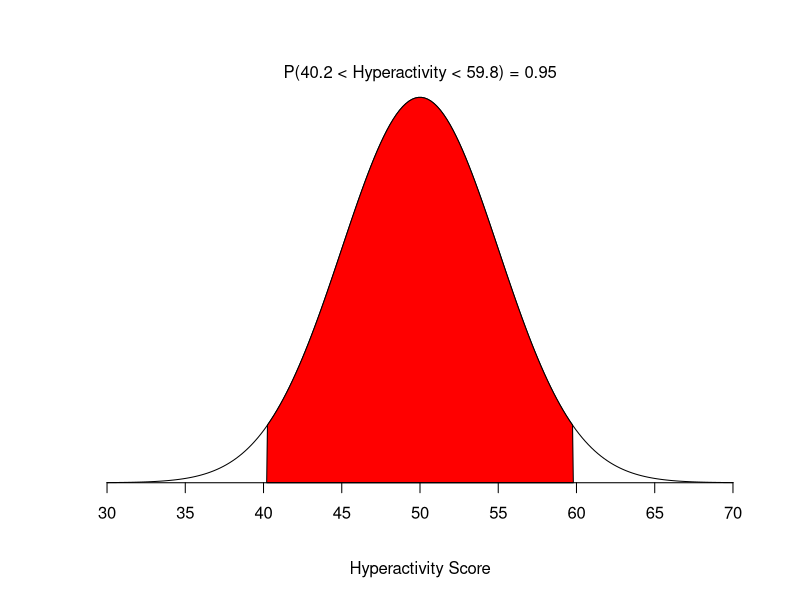
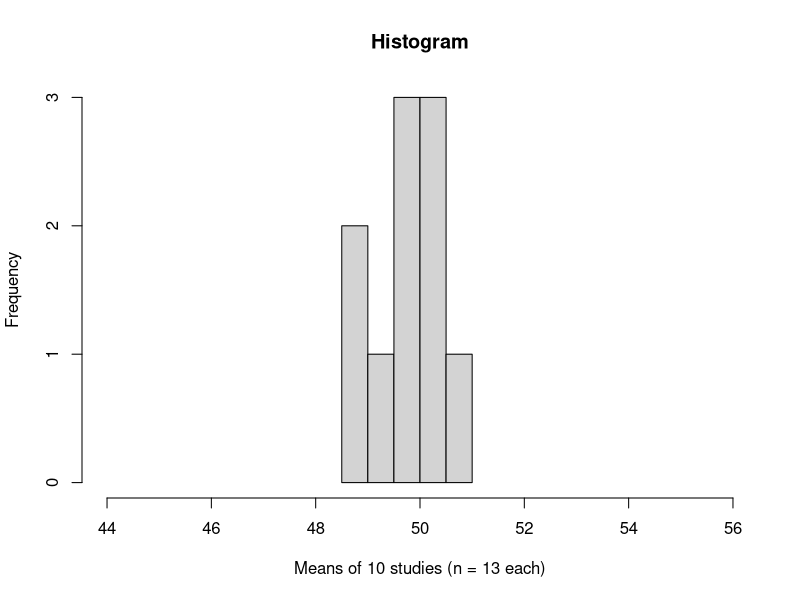
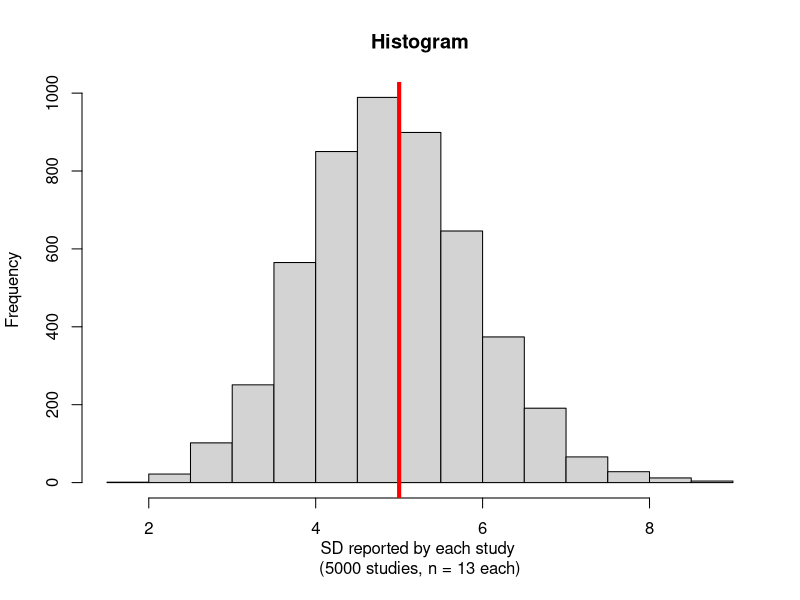
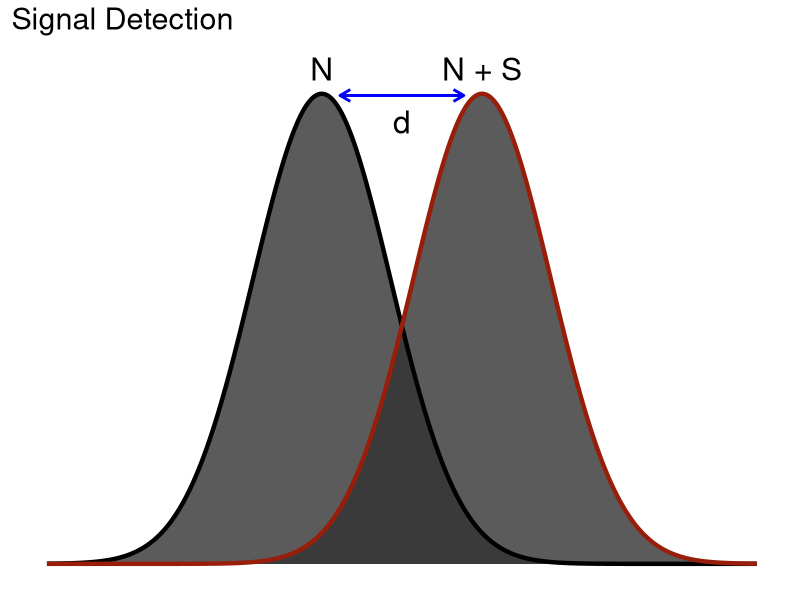
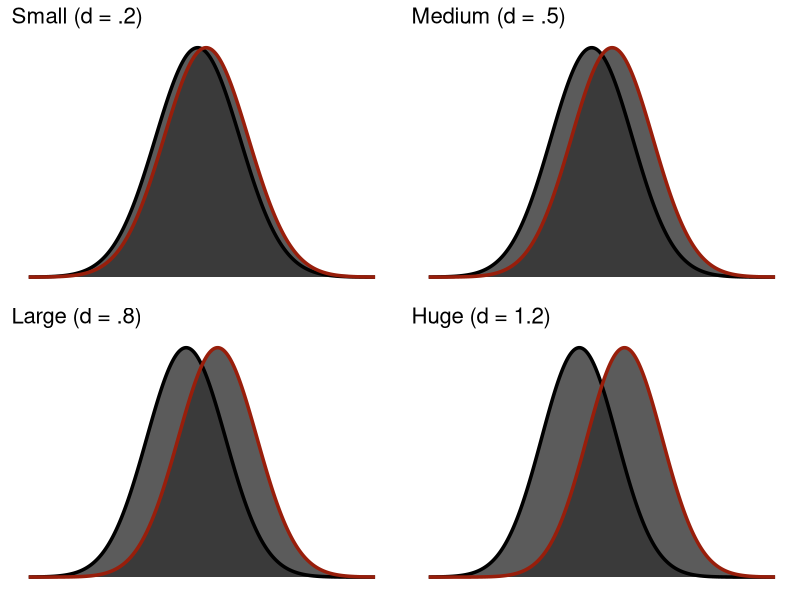
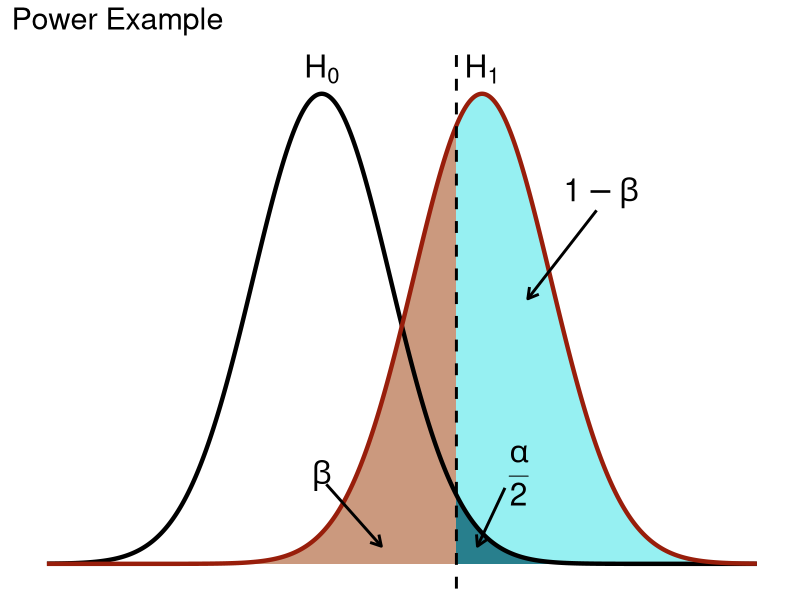
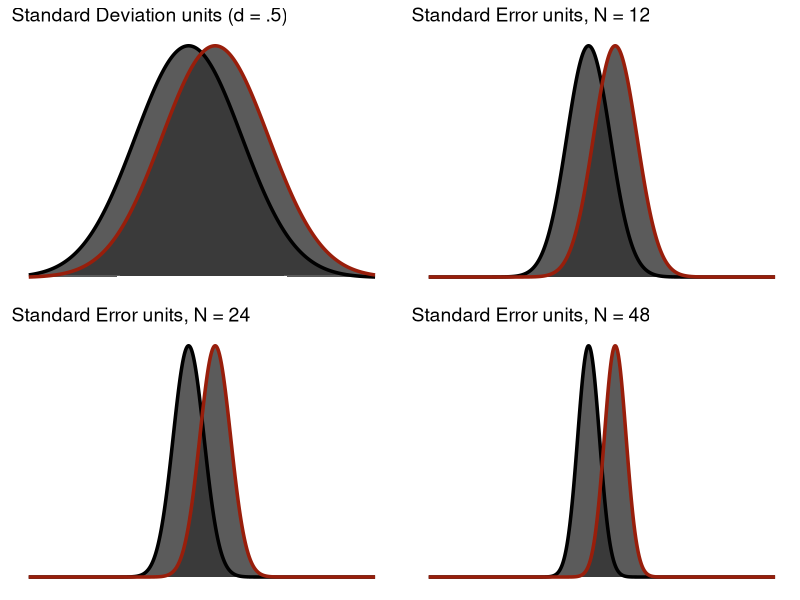
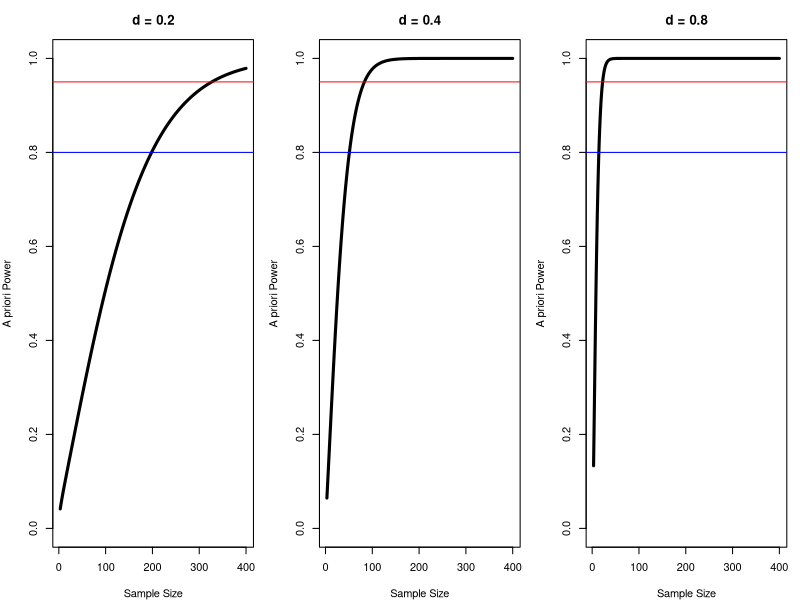

The R source for these figures, in order:
## ---- chunk 1
knitr::opts_chunk$set(
  echo = TRUE,
  message = FALSE,
  warning = FALSE,
  fig.width = 4.25,
  fig.height = 4.0,
  fig.align = "center",
  fig.pos = "H",
  results = "hold"
)
library(ggplot2)
library(grid)   # for arrow()
## ---- chunk 2
#| echo: false
#| fig-width: 5.0
#| fig-height: 3.0
#| fig-cap: "The population of hyperactivity scores, with the middle 95% shaded."
#| fig-alt: "A normal curve centered on 50. The region between about 40 and 60 is filled in red, and a label above reports that this shaded area holds 95% of children."
mu <- 50
sigma <- 5
lb <- mu - sigma * 1.96
ub <- mu + sigma * 1.96

x  <- seq(-4, 4, length = 200) * sigma + mu
hx <- dnorm(x, mu, sigma)

plot(x, hx, type = "n", xlab = "Hyperactivity Score", ylab = "",
     main = "", axes = FALSE)

i <- x >= lb & x <= ub
lines(x, hx)
polygon(c(lb, x[i], ub), c(0, hx[i], 0), col = "red")

area <- pnorm(ub, mu, sigma) - pnorm(lb, mu, sigma)
mtext(paste0("P(", round(lb, 2), " < Hyperactivity < ", round(ub, 2), ") = ",
             signif(area, 3)), side = 3)
axis(1, at = seq(30, 70, 5), pos = 0)
## ---- chunk 3
#| echo: false
#| fig-width: 5.0
#| fig-height: 3.0
#| fig-cap: "Ten studies, ten means. None of them is 50, and that is the point."
#| fig-alt: "Histogram of ten study means spread between about 48 and 51, scattered around the true population mean of 50 rather than landing on it."
set.seed(543)
N <- 13; M <- 50; SD <- 5; samples <- 10
Sample.Means <- replicate(samples, mean(rnorm(n = N, mean = M, sd = SD)))

hist(Sample.Means,
     main = "Histogram",
     xlab = "Means of 10 studies (n = 13 each)",
     ylab = "Frequency",
     xlim = c(44, 56))
## ---- chunk 4
#| echo: true
#| fig-width: 5.0
#| fig-height: 3.0
#| fig-cap: "What 5,000 small studies report as their SD, against the truth in red."
#| fig-alt: "Histogram of standard deviations reported by 5,000 studies of thirteen children each. The pile is slightly right-skewed and sits noticeably to the left of a thick red vertical line marking the true sigma of 5, showing that most studies report a spread smaller than the real one."
set.seed(543)

# Run 5,000 studies. Each one grabs 13 children from a population where we
# KNOW the true spread is sigma = 5, and reports the SD it happened to see.
Sample.SD <- replicate(5000, sd(rnorm(n = 13, mean = 50, sd = 5)))

hist(Sample.SD,
     main = "Histogram",
     xlab = "SD reported by each study \n(5000 studies, n = 13 each)",
     ylab = "Frequency")
abline(v = 5, col = "red", lwd = 4)   # the TRUE sigma
## ---- chunk 5
#| echo: false
#| fig-width: 6.25
#| fig-height: 3.0
#| fig-cap: "Signal detection. The gap between the two peaks, measured in standard deviations, is d."
#| fig-alt: "Two overlapping bell curves. The left is labelled N for noise and the right N plus S for signal plus noise. A double-headed blue arrow between the peaks is labelled d."
m1 <- 0; sd1 <- 1.5
m2 <- 3.5; sd2 <- 1.5

x <- seq(min(m1 - sd1*4, m2 - sd2*4), max(m1 + sd1*4, m2 + sd2*4), .01)

df1 <- data.frame(x = x, y = dnorm(x, m1, sd1), id = "h0")
df2 <- data.frame(x = x, y = dnorm(x, m2, sd2), id = "h1")
poly <- rbind(df1, df2)

ggplot(poly, aes(x, y, group = id)) +
  geom_polygon(alpha = 0.8, show.legend = FALSE) +
  geom_line(data = df1, aes(x, y, color = "H0"),
            linewidth = 1.5, show.legend = FALSE) +
  geom_line(data = df2, aes(x, y, color = "HA"),
            linewidth = 1.5, show.legend = FALSE) +
  scale_color_manual(values = c("HA" = "#981e0b", "H0" = "black")) +
  annotate("segment", x = m1 + .4, y = 0.265, xend = m2 - .4, yend = 0.265,
           color = "blue", arrow = arrow(length = unit(0.3, "cm")), linewidth = 1) +
  annotate("segment", x = m2 - .4, y = 0.265, xend = m1 + .4, yend = 0.265,
           color = "blue", arrow = arrow(length = unit(0.3, "cm")), linewidth = 1) +
  annotate("text", label = "d", x = (m1 + m2)/2, y = 0.25, size = 8) +
  annotate("text", label = "N", x = m1, y = 0.28, size = 8) +
  annotate("text", label = "N + S", x = m2, y = 0.28, size = 8) +
  ggtitle("Signal Detection") +
  theme(panel.grid = element_blank(),
        panel.background = element_blank(),
        plot.background = element_rect(fill = "#ffffff"),
        axis.text = element_blank(),
        axis.ticks = element_blank(),
        axis.title = element_blank(),
        plot.title = element_text(size = 22))
## ---- chunk 6
#| echo: false
#| fig-width: 6.5
#| fig-height: 5.0
#| fig-cap: "Small, medium, large, and huge. Note how much overlap survives even at the bottom right."
#| fig-alt: "Four panels of two overlapping bell curves each. At d = .2 the curves are nearly on top of each other; at .5 the peaks are clearly apart; at .8 they are well separated; and at 1.2 they are separated by more than a standard deviation, yet a substantial shared region remains in every panel."
plot_signal <- function(m2, title, m1 = 0, sd1 = 1, sd2 = 1, alpha = 0.8) {
  x <- seq(min(m1 - sd1*4, m2 - sd2*4), max(m1 + sd1*4, m2 + sd2*4), 0.01)
  d1 <- data.frame(x = x, y = dnorm(x, m1, sd1), id = "h0")
  d2 <- data.frame(x = x, y = dnorm(x, m2, sd2), id = "h1")
  ggplot(rbind(d1, d2), aes(x, y, group = id)) +
    geom_polygon(alpha = alpha, show.legend = FALSE) +
    geom_line(data = d1, aes(x, y, color = "H0"), linewidth = 1.2, show.legend = FALSE) +
    geom_line(data = d2, aes(x, y, color = "HA"), linewidth = 1.2, show.legend = FALSE) +
    scale_color_manual(values = c("HA" = "#981e0b", "H0" = "black")) +
    ggtitle(title) +
    theme(panel.grid = element_blank(), panel.background = element_blank(),
          plot.background = element_rect(fill = "#ffffff"),
          panel.border = element_blank(), axis.line = element_blank(),
          axis.text = element_blank(), axis.ticks = element_blank(),
          axis.title = element_blank(), plot.title = element_text(size = 16))
}

gridExtra::grid.arrange(
  plot_signal(0.2, "Small (d = .2)"),
  plot_signal(0.5, "Medium (d = .5)"),
  plot_signal(0.8, "Large (d = .8)"),
  plot_signal(1.2, "Huge (d = 1.2)"),
  ncol = 2
)
## ---- chunk 7
#| echo: false
#| fig-width: 6.25
#| fig-height: 3.0
#| fig-cap: "Power is the slice of the alternative distribution that clears the critical value."
#| fig-alt: "Two overlapping bell curves, the null on the left and the alternative on the right. A vertical line marks the critical value, and the portion of the right-hand curve beyond it is shaded to represent power."
m1 <- 0; sd1 <- 1.5
m2 <- 3.5; sd2 <- 1.5

z_crit <- qnorm(1 - (0.05/2), m1, sd1)

x <- seq(min(m1 - sd1*4, m2 - sd2*4), max(m1 + sd1*4, m2 + sd2*4), .01)
df1 <- data.frame(x = x, y = dnorm(x, m1, sd1))
df2 <- data.frame(x = x, y = dnorm(x, m2, sd2))

# alpha polygon
y.poly <- pmin(df1$y, df2$y)
poly1 <- data.frame(x = x, y = y.poly)
poly1 <- poly1[poly1$x >= z_crit, ]
poly1 <- rbind(poly1, c(z_crit, 0))

# beta polygon
poly2 <- df2[df2$x <= z_crit, ]
poly2 <- rbind(poly2, c(z_crit, 0))

# power polygon
poly3 <- df2[df2$x >= z_crit, ]
poly3 <- rbind(poly3, c(z_crit, 0))

poly1$id <- 3; poly2$id <- 2; poly3$id <- 1
poly <- rbind(poly1, poly2, poly3)
poly$id <- factor(poly$id, labels = c("power", "beta", "alpha"))

ggplot(poly, aes(x, y, fill = id, group = id)) +
  geom_polygon(alpha = 0.8, show.legend = FALSE) +
  geom_line(data = df1, aes(x, y, color = "H0", fill = NULL, group = NULL),
            linewidth = 1.5, show.legend = FALSE) +
  geom_line(data = df2, aes(x, y, color = "HA", fill = NULL, group = NULL),
            linewidth = 1.5, show.legend = FALSE) +
  geom_vline(xintercept = z_crit, linewidth = 1, linetype = "dashed") +
  scale_color_manual(values = c("HA" = "#981e0b", "H0" = "black")) +
  scale_fill_manual(values = c("alpha" = "#0d6374",
                               "beta"  = "#be805e",
                               "power" = "#7cecee")) +
  annotate("segment", x = 0.1, y = 0.045, xend = 1.3, yend = 0.01,
           arrow = arrow(length = unit(0.3, "cm")), linewidth = 1) +
  annotate("text", label = "beta", x = 0, y = 0.05, parse = TRUE, size = 8) +
  annotate("segment", x = 4, y = 0.043, xend = 3.4, yend = 0.01,
           arrow = arrow(length = unit(0.3, "cm")), linewidth = 1) +
  annotate("text", label = "frac(alpha,2)", x = 4.3, y = 0.05, parse = TRUE, size = 8) +
  annotate("segment", x = 6, y = 0.2, xend = 4.5, yend = 0.15,
           arrow = arrow(length = unit(0.3, "cm")), linewidth = 1) +
  annotate("text", label = "1-beta", x = 6.1, y = 0.21, parse = TRUE, size = 8) +
  annotate("text", label = "H[0]", x = m1, y = 0.28, parse = TRUE, size = 8) +
  annotate("text", label = "H[1]", x = m2, y = 0.28, parse = TRUE, size = 8) +
  ggtitle("Power Example") +
  theme(panel.grid = element_blank(),
        panel.background = element_blank(),
        plot.background = element_rect(fill = "#ffffff"),
        panel.border = element_blank(),
        axis.line = element_blank(),
        axis.text = element_blank(),
        axis.ticks = element_blank(),
        axis.title = element_blank(),
        plot.title = element_text(size = 22))
## ---- chunk 8
#| echo: false
#| fig-width: 6.5
#| fig-height: 5.0
#| fig-cap: "The same half-point difference, seen through progressively narrower sampling distributions."
#| fig-alt: "A grid of panels, each showing the same pair of overlapping curves separated by half a point. Moving through the panels the curves become narrower and taller, so the same fixed difference goes from almost total overlap to clean separation."
draw_pair <- function(divisor, title) {
  m1 <- 0; m2 <- 0.5
  s  <- 1 / divisor
  x  <- seq(-3, 3.5, .005)
  d1 <- data.frame(x = x, y = dnorm(x, m1, s), id = "h0")
  d2 <- data.frame(x = x, y = dnorm(x, m2, s), id = "h1")
  p  <- rbind(d1, d2)
  ggplot(p, aes(x, y, group = id)) +
    geom_polygon(alpha = 0.8, show.legend = FALSE) +
    geom_line(data = d1, aes(x, y, color = "H0"), linewidth = 1.2, show.legend = FALSE) +
    geom_line(data = d2, aes(x, y, color = "HA"), linewidth = 1.2, show.legend = FALSE) +
    scale_color_manual(values = c("HA" = "#981e0b", "H0" = "black")) +
    ggtitle(title) +
    theme(panel.grid = element_blank(),
          panel.background = element_blank(),
          plot.background = element_rect(fill = "#ffffff"),
          axis.text = element_blank(), axis.ticks = element_blank(),
          axis.title = element_blank(),
          plot.title = element_text(size = 14))
}

p1 <- draw_pair(1,          "Standard Deviation units (d = .5)")
p2 <- draw_pair(sqrt(6),    "Standard Error units, N = 12")
p3 <- draw_pair(sqrt(12),   "Standard Error units, N = 24")
p4 <- draw_pair(sqrt(24),   "Standard Error units, N = 48")

gridExtra::grid.arrange(p1, p2, p3, p4, ncol = 2)
## ---- chunk 9
args(power.t.test)
## ---- chunk 10
set.seed(123)
Population <- rnorm(1e6, mean = 50, sd = 5)

set.seed(42)
kids.1 <- sample(Population, 36, replace = TRUE) + 2

M_kids <- mean(kids.1)
S_kids <- sd(kids.1)
d_kids <- (M_kids - 50) / S_kids

round(c(M = M_kids, SD = S_kids, n = length(kids.1), d = d_kids), 3)
## ---- chunk 11
At.Power.80 <- power.t.test(n = NULL, delta = .4, sd = 1,
                            sig.level = 0.05, power = .80,
                            type = "one.sample",
                            alternative = "two.sided")
At.Power.80
## ---- chunk 12
At.Power.95 <- power.t.test(n = NULL, delta = .4, sd = 1,
                            sig.level = 0.05, power = .95,
                            type = "one.sample",
                            alternative = "two.sided")
ceiling(At.Power.95$n)
## ---- chunk 13
AP.Power.N36 <- power.t.test(n = 36, delta = .4, sd = 1,
                             sig.level = 0.05, power = NULL,
                             type = "one.sample",
                             alternative = "two.sided")
round(AP.Power.N36$power, 3)
## ---- chunk 14
Eff.Power.N36 <- power.t.test(n = 36, delta = NULL, sd = 1,
                              sig.level = 0.05, power = .80,
                              type = "one.sample",
                              alternative = "two.sided")
round(Eff.Power.N36$delta, 3)
## ---- chunk 15
#| echo: false
#| fig-width: 6.5
#| fig-height: 2.6
#| fig-cap: "Power against sample size at three effect sizes. Each curve rises steeply and then flattens."
#| fig-alt: "Three side-by-side line plots of power against sample size, one per effect size. Every curve climbs steeply at small sample sizes and then bends over and flattens as it approaches a power of one, with the smallest effect needing by far the most participants."
pow_n <- function(nn, dd) {
  power.t.test(n = nn, delta = dd, sd = 1, sig.level = .05,
               type = "one.sample", alternative = "two.sided")$power
}

Nrange <- seq(3, 400, 1)
op <- par(mfrow = c(1, 3), mar = c(4, 4, 3, 1))
for (dd in c(.2, .4, .8)) {
  plot(Nrange, sapply(Nrange, pow_n, dd = dd), type = "l", lwd = 3,
       main = paste0("d = ", dd),
       xlab = "Sample Size", ylab = "A priori Power", ylim = c(0, 1))
  abline(h = .80, col = "blue", lwd = 1)
  abline(h = .95, col = "red",  lwd = 1)
}
par(op)
## ---- chunk 16
#| echo: false
#| fig-width: 6.5
#| fig-height: 2.6
#| fig-cap: "Power against effect size at three sample sizes. Same shape, different axis."
#| fig-alt: "Three side-by-side line plots of power against effect size, one per sample size. Each curve rises steeply through the small and medium effect sizes and then flattens near a power of one, and the larger the sample the further left that rise begins."
pow_d <- function(dd, nn) {
  power.t.test(n = nn, delta = dd, sd = 1, sig.level = .05,
               type = "one.sample", alternative = "two.sided")$power
}

Drange <- seq(.05, 1.2, .01)
op <- par(mfrow = c(1, 3), mar = c(4, 4, 3, 1))
for (nn in c(25, 50, 100)) {
  plot(Drange, sapply(Drange, pow_d, nn = nn), type = "l", lwd = 3,
       main = paste0("N = ", nn),
       xlab = "Effect Size (d)", ylab = "A priori Power", ylim = c(0, 1))
  abline(h = .80, col = "blue", lwd = 1)
  abline(h = .95, col = "red",  lwd = 1)
}
par(op)
## ---- chunk 17
set.seed(666)
n <- 30
Mozart.Sample <- rnorm(n, 109, 15)
Bach.Sample   <- rnorm(n, 110, 15)

Sp_mb <- sqrt(((n-1)*sd(Mozart.Sample)^2 + (n-1)*sd(Bach.Sample)^2) / (2*n - 2))
Obs.d <- abs(mean(Mozart.Sample) - mean(Bach.Sample)) / Sp_mb
round(Obs.d, 3)
## ---- chunk 18
#| echo: false
#| fig-width: 5.0
#| fig-height: 3.0
#| fig-cap: "The observed effect size is a guess too, and in a small study it is a wild one."
#| fig-alt: "Histogram of observed Cohen's d values from many simulated small studies of a tiny true effect. The distribution is wide and straddles zero, so plenty of studies report a moderate positive effect and plenty report a negative one."
set.seed(666)

SimD <- function(n) {
  m <- rnorm(n, 109, 15)
  b <- rnorm(n, 110, 15)
  sp <- sqrt(((n-1)*sd(m)^2 + (n-1)*sd(b)^2) / (2*n - 2))
  (mean(m) - mean(b)) / sp
}

D.distro <- replicate(5000, SimD(30))

hist(abs(D.distro),
     main = "Histogram",
     xlab = "Observed Cohen's d: \n5000 replications, N = 30/group, true d = .067",
     ylab = "Frequency",
     xlim = c(0, 1.2))
abline(v = .067, col = "red", lwd = 4)
## ---- chunk 19
# CI for d, using the standard large-sample approximation
d_ci <- function(d, n1, n2) {
  se <- sqrt((n1 + n2)/(n1 * n2) + d^2 / (2 * (n1 + n2)))
  c(lower = d - 1.96 * se, d = d, upper = d + 1.96 * se)
}

published <- d_ci(0.50, 80, 80)
round(published, 3)
## ---- chunk 20
c(powered_for_point_estimate =
    ceiling(power.t.test(delta = 0.50, sd = 1, power = .80,
                         type = "two.sample")$n),
  powered_for_lower_bound =
    ceiling(power.t.test(delta = published["lower"], sd = 1, power = .80,
                         type = "two.sample")$n))
## ---- chunk 21
round(d_ci(0.50, 25, 25), 3)
## ---- chunk 22
simulate_power <- function(n_per_group, true_d, n_sims = 2000, alpha = .05) {
  hits <- replicate(n_sims, {
    g1 <- rnorm(n_per_group, mean = true_d, sd = 1)
    g2 <- rnorm(n_per_group, mean = 0,      sd = 1)
    t.test(g1, g2)$p.value < alpha
  })
  mean(hits)
}

set.seed(343)
simulate_power(n_per_group = 30, true_d = 0.5)

# compare to the closed-form answer
power.t.test(n = 30, delta = 0.5, sd = 1, type = "two.sample")$power
## ---- chunk 23
simulate_power_with_dropout <- function(n_per_group, true_d,
                                        dropout = 0.20, n_sims = 2000) {
  keep <- round(n_per_group * (1 - dropout))
  replicate(n_sims, {
    g1 <- rnorm(keep, mean = true_d, sd = 1)
    g2 <- rnorm(keep, mean = 0,      sd = 1)
    t.test(g1, g2)$p.value < .05
  }) |> mean()
}

set.seed(343)
simulate_power_with_dropout(n_per_group = 30, true_d = 0.5)
